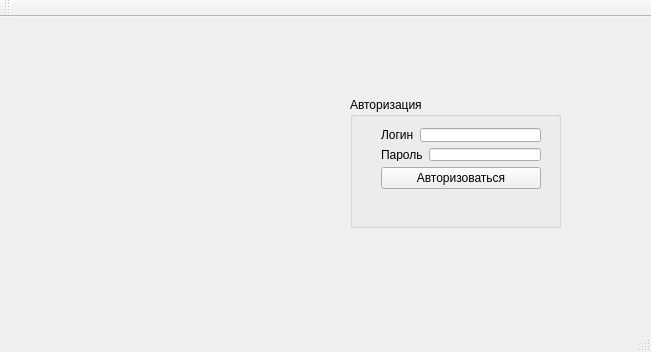
<?xml version="1.0" encoding="UTF-8"?>
<ui version="4.0">
 <class>MainWindow</class>
 <widget class="QMainWindow" name="MainWindow">
  <property name="geometry">
   <rect>
    <x>0</x>
    <y>0</y>
    <width>651</width>
    <height>352</height>
   </rect>
  </property>
  <property name="windowTitle">
   <string>MainWindow</string>
  </property>
  <widget class="QWidget" name="centralWidget">
   <widget class="QGroupBox" name="groupBox">
    <property name="geometry">
     <rect>
      <x>350</x>
      <y>80</y>
      <width>211</width>
      <height>131</height>
     </rect>
    </property>
    <property name="title">
     <string>Авторизация</string>
    </property>
    <widget class="QWidget" name="">
     <property name="geometry">
      <rect>
       <x>20</x>
       <y>20</y>
       <width>182</width>
       <height>83</height>
      </rect>
     </property>
     <layout class="QVBoxLayout" name="verticalLayout_2">
      <item>
       <layout class="QVBoxLayout" name="verticalLayout">
        <item>
         <layout class="QHBoxLayout" name="horizontalLayout">
          <item>
           <widget class="QLabel" name="label">
            <property name="text">
             <string>Логин</string>
            </property>
           </widget>
          </item>
          <item>
           <widget class="QLineEdit" name="login"/>
          </item>
         </layout>
        </item>
        <item>
         <layout class="QHBoxLayout" name="horizontalLayout_2">
          <item>
           <widget class="QLabel" name="label_2">
            <property name="text">
             <string>Пароль</string>
            </property>
           </widget>
          </item>
          <item>
           <widget class="QLineEdit" name="pass"/>
          </item>
         </layout>
        </item>
       </layout>
      </item>
      <item>
       <widget class="QPushButton" name="pushButton">
        <property name="text">
         <string>Авторизоваться</string>
        </property>
       </widget>
      </item>
     </layout>
    </widget>
   </widget>
   <widget class="QLabel" name="image">
    <property name="geometry">
     <rect>
      <x>30</x>
      <y>30</y>
      <width>271</width>
      <height>231</height>
     </rect>
    </property>
    <property name="text">
     <string/>
    </property>
    <property name="pixmap">
     <pixmap>D:/Home.png</pixmap>
    </property>
   </widget>
  </widget>
  <widget class="QMenuBar" name="menuBar">
   <property name="geometry">
    <rect>
     <x>0</x>
     <y>0</y>
     <width>651</width>
     <height>21</height>
    </rect>
   </property>
  </widget>
  <widget class="QToolBar" name="mainToolBar">
   <attribute name="toolBarArea">
    <enum>TopToolBarArea</enum>
   </attribute>
   <attribute name="toolBarBreak">
    <bool>false</bool>
   </attribute>
  </widget>
  <widget class="QStatusBar" name="statusBar"/>
 </widget>
 <layoutdefault spacing="6" margin="11"/>
 <resources/>
 <connections/>
</ui>
